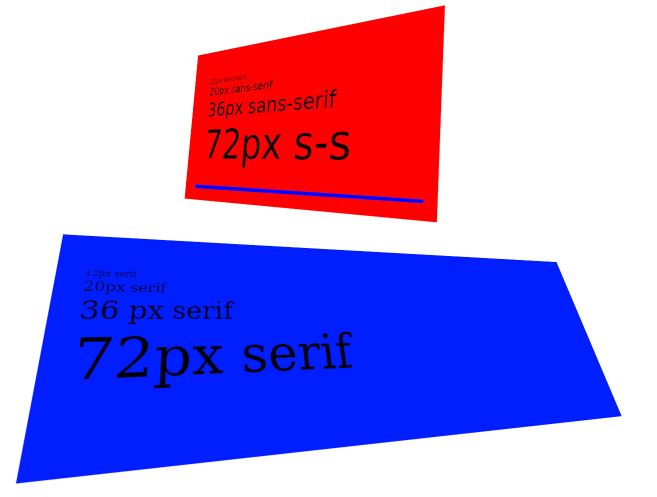
#> input picture testImages/quads.jpg, 1314 x 993 px (shown at 1/2 size)
$ python -i compVision.py   (imports and definitions only)
#> lines starting #> are read from the running program, lines starting #| are printed output that depends on the picture; after the words box and inside, x2 and y2 are one past the last pixel; in counts of white or black regions, pixels touching at a corner belong together
#> further down, picture is the input picture: shape (993, 1314, 3); mean B, G, R 218.1, 143.1, 166.5
import pytesseract
from PIL import Image
import cv2
import numpy as np
from typing import Tuple, List

Point = np.ndarray
Quad = Tuple[Point, Point, Point, Point]
Line = Tuple[Point, Point]


class ComputerVision(object):
    @staticmethod
    def imageToStr(input_img: Image) -> str:
        ou = pytesseract.image_to_string(input_img)
        return ou

    @staticmethod
    def imageToHoughLines(pil_img: Image) -> List[np.ndarray]:
        np_img = np.array(pil_img)[:, :, ::-1].copy()
        gray = cv2.cvtColor(np_img, cv2.COLOR_BGR2GRAY)
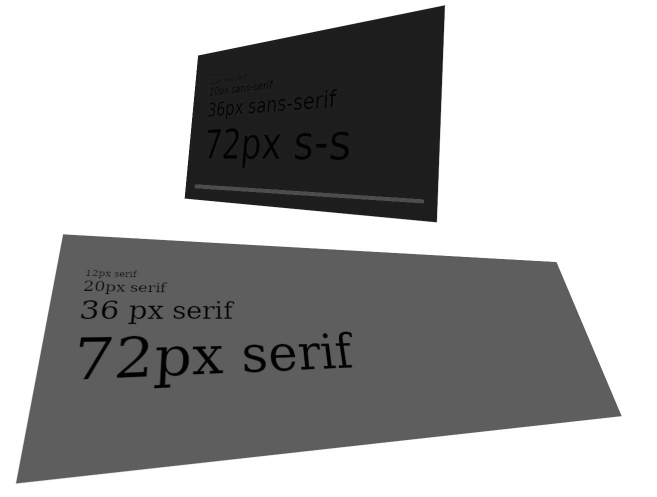
#> gray: shape (993, 1314) (shown at 1/2 size); min 0, max 255, mean 168.2
        edges = cv2.Canny(gray, 50, 150, apertureSize=3)
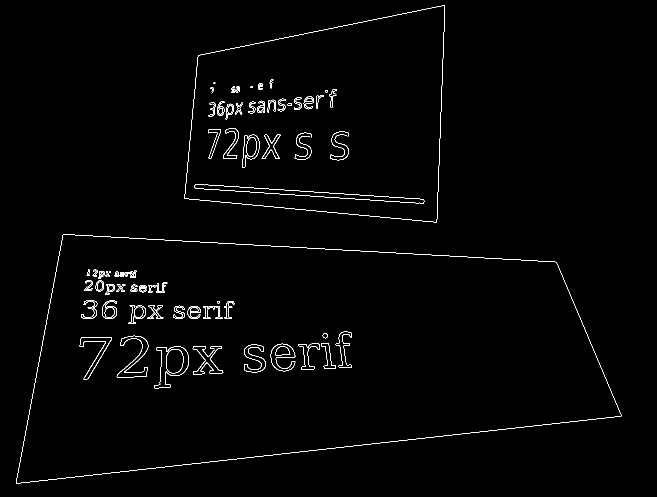
#> edges: shape (993, 1314) (shown at 1/2 size); 1.1% white in thin lines or dots, all inside (x1, y1, x2, y2) = (32, 10, 1243, 968)
        lines = cv2.HoughLines(edges, 1, np.pi / 180, 200)
#> lines = [[889, 0.0349], [462, 1.62], [339, 1.64], [-819, 2.74], [347, 1.64]]

        return lines

    @staticmethod
    def imageToHoughLinesP(pil_img: Image, eps: float = 5) -> List[Line]:
        np_img = np.array(pil_img)[:, :, ::-1].copy()
        gray = cv2.cvtColor(np_img, cv2.COLOR_BGR2GRAY)
        edges = cv2.Canny(gray, 50, 150, apertureSize=3)
        lines = cv2.HoughLinesP(edges, 1, np.pi / 720, 200, maxLineGap=eps)
        lines = [(np.array([line[0][0], line[0][1]]), np.array([line[0][2], line[0][3]])) for line in lines]
        return lines

>>> import cv2
>>> picture = cv2.imread('testImages/quads.jpg')
>>> result = ComputerVision().imageToHoughLines(picture)
#> result has the same summary as lines in imageToHoughLines
